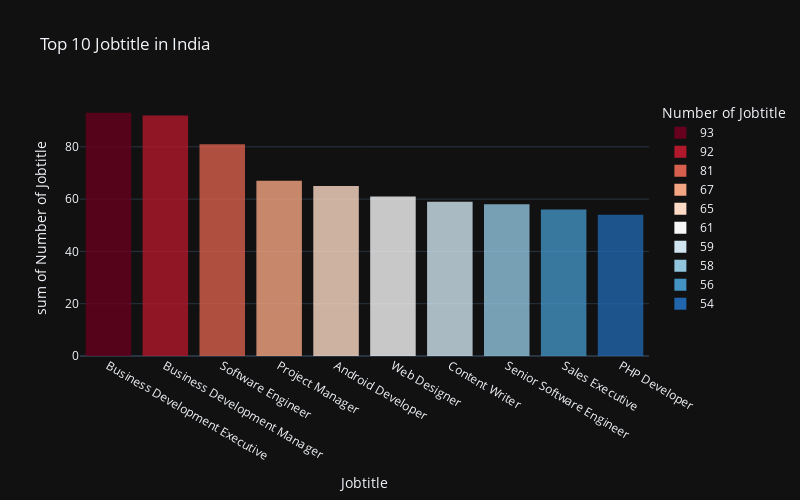

The cell this chart's notebook holds for it:
### Code cell
#scatter plot for jobtitle.
px.histogram(Category, x='jobtitle', y=' Number of Jobtitle', title='Top 10 Jobtitle in India', color_discrete_sequence=px.colors.sequential.RdBu, width=800, height=500, opacity=0.8, color=' Number of Jobtitle', hover_data=['jobtitle', ' Number of Jobtitle'], labels={'jobtitle':'Jobtitle', ' Number of Jobtitle':'Number of Jobtitle'}, template='plotly_dark')

### Figure 1 — Plotly figure (JSON) as saved in the notebook; plotly's stock layout.template omitted (floating-point values rounded to 4 significant figures)
{"data": [{"alignmentgroup": "True", "bingroup": "x", "histfunc": "sum", "hovertemplate": "Number of Jobtitle=93<br>Jobtitle=%{x}<br>sum of Number of Jobtitle=%{y}<extra></extra>", "legendgroup": "93", "marker": {"color": "rgb(103,0,31)", "opacity": 0.8, "pattern": {"shape": ""}}, "name": "93", "offsetgroup": "93", "orientation": "v", "showlegend": true, "type": "histogram", "x": ["Business Development Executive"], "xaxis": "x", "y": [93], "yaxis": "y"}, {"alignmentgroup": "True", "bingroup": "x", "histfunc": "sum", "hovertemplate": "Number of Jobtitle=92<br>Jobtitle=%{x}<br>sum of Number of Jobtitle=%{y}<extra></extra>", "legendgroup": "92", "marker": {"color": "rgb(178,24,43)", "opacity": 0.8, "pattern": {"shape": ""}}, "name": "92", "offsetgroup": "92", "orientation": "v", "showlegend": true, "type": "histogram", "x": ["Business Development Manager"], "xaxis": "x", "y": [92], "yaxis": "y"}, {"alignmentgroup": "True", "bingroup": "x", "histfunc": "sum", "hovertemplate": "Number of Jobtitle=81<br>Jobtitle=%{x}<br>sum of Number of Jobtitle=%{y}<extra></extra>", "legendgroup": "81", "marker": {"color": "rgb(214,96,77)", "opacity": 0.8, "pattern": {"shape": ""}}, "name": "81", "offsetgroup": "81", "orientation": "v", "showlegend": true, "type": "histogram", "x": ["Software Engineer"], "xaxis": "x", "y": [81], "yaxis": "y"}, {"alignmentgroup": "True", "bingroup": "x", "histfunc": "sum", "hovertemplate": "Number of Jobtitle=67<br>Jobtitle=%{x}<br>sum of Number of Jobtitle=%{y}<extra></extra>", "legendgroup": "67", "marker": {"color": "rgb(244,165,130)", "opacity": 0.8, "pattern": {"shape": ""}}, "name": "67", "offsetgroup": "67", "orientation": "v", "showlegend": true, "type": "histogram", "x": ["Project Manager"], "xaxis": "x", "y": [67], "yaxis": "y"}, {"alignmentgroup": "True", "bingroup": "x", "histfunc": "sum", "hovertemplate": "Number of Jobtitle=65<br>Jobtitle=%{x}<br>sum of Number of Jobtitle=%{y}<extra></extra>", "legendgroup": "65", "marker": {"color": "rgb(253,219,199)", "opacity": 0.8, "pattern": {"shape": ""}}, "name": "65", "offsetgroup": "65", "orientation": "v", "showlegend": true, "type": "histogram", "x": ["Android Developer"], "xaxis": "x", "y": [65], "yaxis": "y"}, {"alignmentgroup": "True", "bingroup": "x", "histfunc": "sum", "hovertemplate": "Number of Jobtitle=61<br>Jobtitle=%{x}<br>sum of Number of Jobtitle=%{y}<extra></extra>", "legendgroup": "61", "marker": {"color": "rgb(247,247,247)", "opacity": 0.8, "pattern": {"shape": ""}}, "name": "61", "offsetgroup": "61", "orientation": "v", "showlegend": true, "type": "histogram", "x": ["Web Designer"], "xaxis": "x", "y": [61], "yaxis": "y"}, {"alignmentgroup": "True", "bingroup": "x", "histfunc": "sum", "hovertemplate": "Number of Jobtitle=59<br>Jobtitle=%{x}<br>sum of Number of Jobtitle=%{y}<extra></extra>", "legendgroup": "59", "marker": {"color": "rgb(209,229,240)", "opacity": 0.8, "pattern": {"shape": ""}}, "name": "59", "offsetgroup": "59", "orientation": "v", "showlegend": true, "type": "histogram", "x": ["Content Writer"], "xaxis": "x", "y": [59], "yaxis": "y"}, {"alignmentgroup": "True", "bingroup": "x", "histfunc": "sum", "hovertemplate": "Number of Jobtitle=58<br>Jobtitle=%{x}<br>sum of Number of Jobtitle=%{y}<extra></extra>", "legendgroup": "58", "marker": {"color": "rgb(146,197,222)", "opacity": 0.8, "pattern": {"shape": ""}}, "name": "58", "offsetgroup": "58", "orientation": "v", "showlegend": true, "type": "histogram", "x": ["Senior Software Engineer"], "xaxis": "x", "y": [58], "yaxis": "y"}, {"alignmentgroup": "True", "bingroup": "x", "histfunc": "sum", "hovertemplate": "Number of Jobtitle=56<br>Jobtitle=%{x}<br>sum of Number of Jobtitle=%{y}<extra></extra>", "legendgroup": "56", "marker": {"color": "rgb(67,147,195)", "opacity": 0.8, "pattern": {"shape": ""}}, "name": "56", "offsetgroup": "56", "orientation": "v", "showlegend": true, "type": "histogram", "x": ["Sales Executive"], "xaxis": "x", "y": [56], "yaxis": "y"}, {"alignmentgroup": "True", "bingroup": "x", "histfunc": "sum", "hovertemplate": "Number of Jobtitle=54<br>Jobtitle=%{x}<br>sum of Number of Jobtitle=%{y}<extra></extra>", "legendgroup": "54", "marker": {"color": "rgb(33,102,172)", "opacity": 0.8, "pattern": {"shape": ""}}, "name": "54", "offsetgroup": "54", "orientation": "v", "showlegend": true, "type": "histogram", "x": ["PHP Developer"], "xaxis": "x", "y": [54], "yaxis": "y"}], "layout": {"barmode": "relative", "height": 500, "legend": {"title": {"text": "Number of Jobtitle"}, "tracegroupgap": 0}, "title": {"text": "Top 10 Jobtitle in India"}, "width": 800, "xaxis": {"anchor": "y", "domain": [0, 1], "title": {"text": "Jobtitle"}}, "yaxis": {"anchor": "x", "categoryarray": [54, 56, 58, 59, 61, 65, 67, 81, 92, 93], "categoryorder": "array", "domain": [0, 1], "title": {"text": "sum of Number of Jobtitle"}}}}
